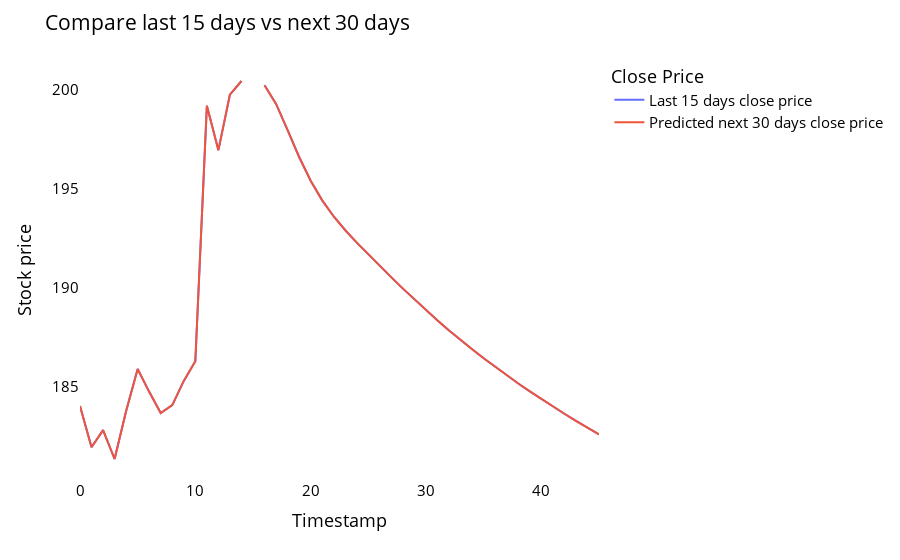

Source (notebook cell):
### Code cell
temp_mat = np.empty((len(last_days)+pred_days+1,1))
temp_mat[:] = np.nan
temp_mat = temp_mat.reshape(1,-1).tolist()[0]

last_original_days_value = temp_mat
next_predicted_days_value = temp_mat

last_original_days_value[0:time_step+1] = scaler.inverse_transform(closedf[len(closedf)-time_step:]).reshape(1,-1).tolist()[0]
next_predicted_days_value[time_step+1:] = scaler.inverse_transform(np.array(lst_output).reshape(-1,1)).reshape(1,-1).tolist()[0]

new_pred_plot = pd.DataFrame({
    'last_original_days_value':last_original_days_value,
    'next_predicted_days_value':next_predicted_days_value
})

names = cycle(['Last 15 days close price','Predicted next 30 days close price'])

fig = px.line(new_pred_plot,x=new_pred_plot.index, y=[new_pred_plot['last_original_days_value'],
                                                      new_pred_plot['next_predicted_days_value']],
              labels={'value': 'Stock price','index': 'Timestamp'})
fig.update_layout(title_text='Compare last 15 days vs next 30 days',
                  plot_bgcolor='white', font_size=15, font_color='black',legend_title_text='Close Price')

fig.for_each_trace(lambda t:  t.update(name = next(names)))
fig.update_xaxes(showgrid=False)
fig.update_yaxes(showgrid=False)
fig.show()

### Figure 1 — Plotly figure (JSON) as saved in the notebook; plotly's stock layout.template omitted (floating-point values rounded to 4 significant figures)
{"data": [{"hovertemplate": "variable=last_original_days_value<br>Timestamp=%{x}<br>Stock price=%{y}<extra></extra>", "legendgroup": "last_original_days_value", "line": {"color": "#636efa", "dash": "solid"}, "marker": {"symbol": "circle"}, "mode": "lines", "name": "Last 15 days close price", "orientation": "v", "showlegend": true, "type": "scatter", "x": [0, 1, 2, 3, 4, 5, 6, 7, 8, 9, 10, 11, 12, 13, 14, 15, 16, 17, 18, 19, 20, 21, 22, 23, 24, 25, 26, 27, 28, 29, 30, 31, 32, 33, 34, 35, 36, 37, 38, 39, 40, 41, 42, 43, 44, 45], "xaxis": "x", "y": [184.0, 181.9, 182.8, 181.4, 183.8, 185.9, 184.8, 183.7, 184.1, 185.3, 186.3, 199.2, 196.9, 199.8, 200.4, null, 200.2, 199.3, 198.0, 196.6, 195.4, 194.4, 193.6, 192.9, 192.3, 191.7, 191.1, 190.5, 190.0, 189.4, 188.9, 188.3, 187.8, 187.4, 186.9, 186.4, 186.0, 185.6, 185.2, 184.8, 184.4, 184.0, 183.6, 183.3, 182.9, 182.6], "yaxis": "y"}, {"hovertemplate": "variable=next_predicted_days_value<br>Timestamp=%{x}<br>Stock price=%{y}<extra></extra>", "legendgroup": "next_predicted_days_value", "line": {"color": "#EF553B", "dash": "solid"}, "marker": {"symbol": "circle"}, "mode": "lines", "name": "Predicted next 30 days close price", "orientation": "v", "showlegend": true, "type": "scatter", "x": [0, 1, 2, 3, 4, 5, 6, 7, 8, 9, 10, 11, 12, 13, 14, 15, 16, 17, 18, 19, 20, 21, 22, 23, 24, 25, 26, 27, 28, 29, 30, 31, 32, 33, 34, 35, 36, 37, 38, 39, 40, 41, 42, 43, 44, 45], "xaxis": "x", "y": [184.0, 181.9, 182.8, 181.4, 183.8, 185.9, 184.8, 183.7, 184.1, 185.3, 186.3, 199.2, 196.9, 199.8, 200.4, null, 200.2, 199.3, 198.0, 196.6, 195.4, 194.4, 193.6, 192.9, 192.3, 191.7, 191.1, 190.5, 190.0, 189.4, 188.9, 188.3, 187.8, 187.4, 186.9, 186.4, 186.0, 185.6, 185.2, 184.8, 184.4, 184.0, 183.6, 183.3, 182.9, 182.6], "yaxis": "y"}], "layout": {"autosize": true, "font": {"color": "black", "size": 15}, "legend": {"title": {"text": "Close Price"}, "tracegroupgap": 0}, "margin": {"t": 60}, "plot_bgcolor": "white", "title": {"text": "Compare last 15 days vs next 30 days"}, "xaxis": {"anchor": "y", "autorange": true, "domain": [0, 1], "range": [0, 45], "showgrid": false, "title": {"text": "Timestamp"}, "type": "linear"}, "yaxis": {"anchor": "x", "autorange": true, "domain": [0, 1], "range": [180.3, 201.5], "showgrid": false, "title": {"text": "Stock price"}, "type": "linear"}}}
